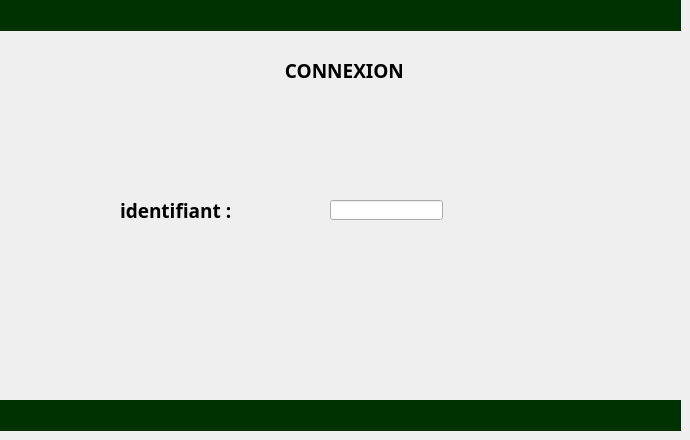
    <widget class="QWidget" name="page_16">
     <widget class="QLabel" name="colorr18_5">
      <property name="geometry">
       <rect>
        <x>0</x>
        <y>0</y>
        <width>681</width>
        <height>31</height>
       </rect>
      </property>
      <property name="styleSheet">
       <string notr="true">#colorr18_5
{
background-color:rgb(0, 50, 0);

}</string>
      </property>
      <property name="text">
       <string/>
      </property>
     </widget>
     <widget class="QLabel" name="colorr18_6">
      <property name="geometry">
       <rect>
        <x>0</x>
        <y>400</y>
        <width>681</width>
        <height>31</height>
       </rect>
      </property>
      <property name="styleSheet">
       <string notr="true">#colorr18_6
{
background-color:rgb(0, 50, 0);

}</string>
      </property>
      <property name="text">
       <string/>
      </property>
     </widget>
     <widget class="QLabel" name="label_idProfCon">
      <property name="geometry">
       <rect>
        <x>0</x>
        <y>30</y>
        <width>681</width>
        <height>371</height>
       </rect>
      </property>
      <property name="styleSheet">
       <string notr="true">#label_idProfCon
{
background-color: transparent;
   border-image:url(:/bon.jpg);
   background: none;
   border: none;
   background-repeat: none;
}
</string>
      </property>
      <property name="text">
       <string/>
      </property>
     </widget>
     <widget class="QLabel" name="retour_11">
      <property name="geometry">
       <rect>
        <x>20</x>
        <y>360</y>
        <width>91</width>
        <height>31</height>
       </rect>
      </property>
      <property name="styleSheet">
       <string notr="true">#retour_11
{
background-color: transparent;
   border-image:url(:/fle.png);
   background: none;
   border: none;
   background-repeat: none;
}
</string>
      </property>
      <property name="text">
       <string/>
      </property>
     </widget>
     <widget class="QPushButton" name="pushButton_flec9">
      <property name="geometry">
       <rect>
        <x>24</x>
        <y>360</y>
        <width>91</width>
        <height>31</height>
       </rect>
      </property>
      <property name="styleSheet">
       <string notr="true">#pushButton_flec9
{
background-color: transparent;
 
   background: none;
   border: none;
   background-repeat: none;
}
</string>
      </property>
      <property name="text">
       <string/>
      </property>
     </widget>
     <widget class="QLabel" name="label_50">
      <property name="geometry">
       <rect>
        <x>280</x>
        <y>60</y>
        <width>171</width>
        <height>21</height>
       </rect>
      </property>
      <property name="font">
       <font>
        <family>Segoe UI Black</family>
        <pointsize>14</pointsize>
        <weight>75</weight>
        <bold>true</bold>
       </font>
      </property>
      <property name="styleSheet">
       <string notr="true">#label_22
{
color:rgb(255, 255, 255) ;
}
</string>
      </property>
      <property name="text">
       <string> CONNEXION</string>
      </property>
     </widget>
     <widget class="QLabel" name="label_53">
      <property name="geometry">
       <rect>
        <x>120</x>
        <y>200</y>
        <width>171</width>
        <height>21</height>
       </rect>
      </property>
      <property name="font">
       <font>
        <family>Segoe UI Black</family>
        <pointsize>14</pointsize>
        <weight>75</weight>
        <bold>true</bold>
       </font>
      </property>
      <property name="styleSheet">
       <string notr="true">#label_22
{
color:rgb(255, 255, 255) ;
}
</string>
      </property>
      <property name="text">
       <string>identifiant :</string>
      </property>
     </widget>
     <widget class="QLineEdit" name="lineEdit_5">
      <property name="geometry">
       <rect>
        <x>330</x>
        <y>200</y>
        <width>113</width>
        <height>20</height>
       </rect>
      </property>
     </widget>
     <widget class="QLabel" name="label_4">
      <property name="geometry">
       <rect>
        <x>510</x>
        <y>340</y>
        <width>101</width>
        <height>31</height>
       </rect>
      </property>
      <property name="styleSheet">
       <string notr="true">#label_4
{
background-color: transparent;
   border-image:url(:/valid.png);
   background: none;
   border: none;
   background-repeat: none;
}
</string>
      </property>
      <property name="text">
       <string/>
      </property>
     </widget>
     <widget class="QPushButton" name="validd">
      <property name="geometry">
       <rect>
        <x>510</x>
        <y>340</y>
        <width>101</width>
        <height>31</height>
       </rect>
      </property>
      <property name="styleSheet">
       <string notr="true">#validd
{
background-color: transparent;
  
   background: none;
   border: none;
   background-repeat: none;
}
</string>
      </property>
      <property name="text">
       <string/>
      </property>
     </widget>
    </widget>
